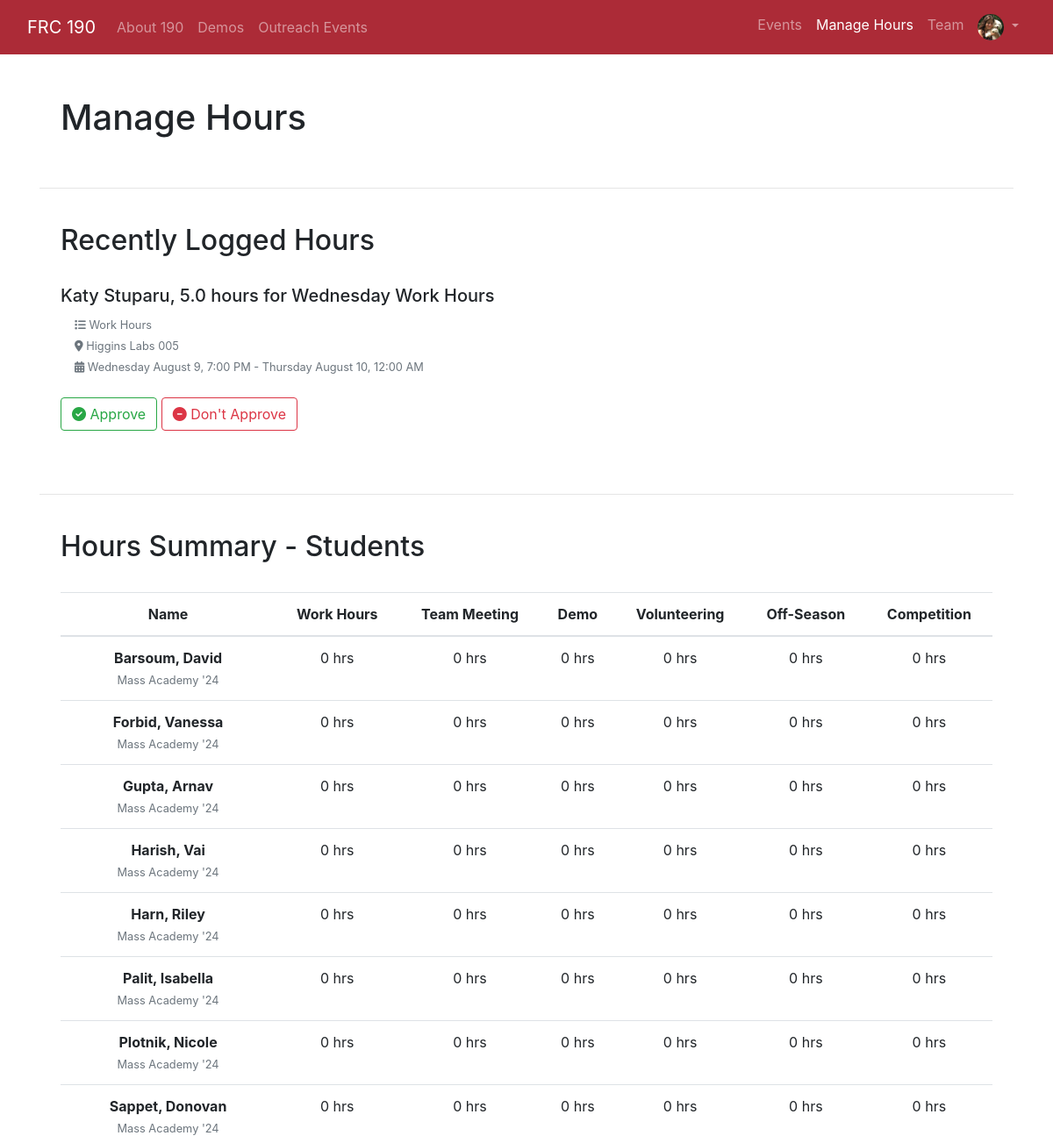
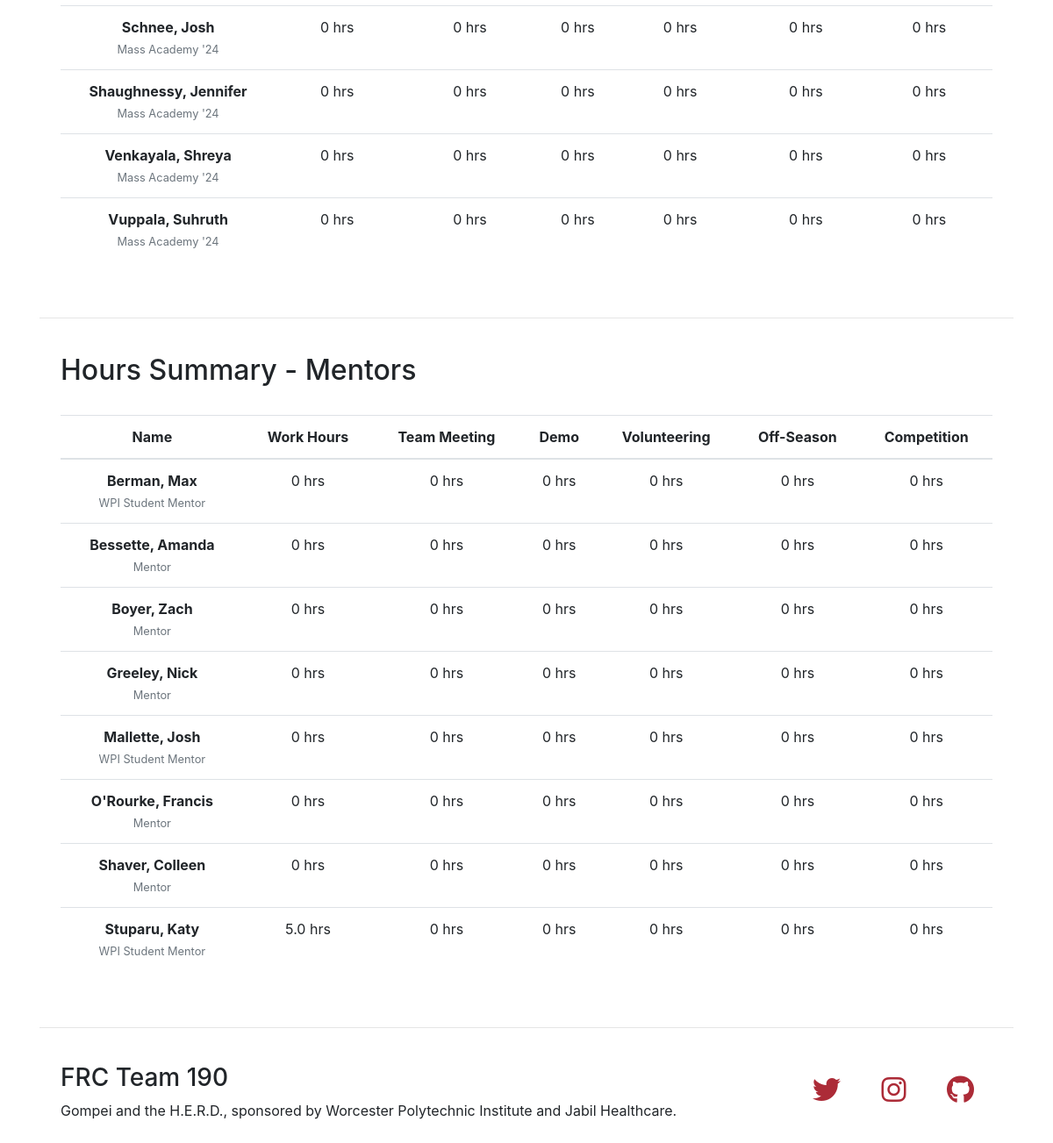
/manage_hours (signed in), run on the app's committed database (2 pictures, top to bottom).
### website/models.py (models this page shows, shortened)
class User(db.Model, UserMixin):
    id = db.Column(db.Integer, primary_key=True)
    email = db.Column(db.String(120), unique=True, nullable=False)
    password = db.Column(db.String(60), nullable=False)
    first_name = db.Column(db.String(20), nullable=False)
    last_name = db.Column(db.String(20), nullable=False)
    position = db.Column(db.String(20), nullable=False)
    bio = db.Column(db.String(150), nullable=True)
    profile_pic_filename = db.Column(db.String(20), nullable=False)
    admin = db.Column(db.Boolean, nullable=False)
    hours = db.relationship('Hours', backref='user')
    def hours_summary(self):
        hours_summary_dict = {category: 0 for category in settings['event_categories']}
        if self.hours:
            one_year_ago = datetime.now() - timedelta(days=365)
            for hours in self.hours:
                start_date = datetime.fromtimestamp(hours.event.start_date)
                if start_date > one_year_ago:
                    hours_summary_dict[hours.event.category] += hours.duration
        return hours_summary_dict

class Hours(db.Model):
    id = db.Column(db.Integer, primary_key=True)
    duration = db.Column(db.Float, nullable=False)
    approved = db.Column(db.Boolean, nullable=False)
    user_id = db.Column(db.Integer, db.ForeignKey('user.id'), nullable=False)
    event_id = db.Column(db.Integer, db.ForeignKey('event.id'), nullable=False)

class Event(db.Model):
    id = db.Column(db.Integer, primary_key=True)
    start_date = db.Column(db.Integer, nullable=False)
    end_date = db.Column(db.Integer, nullable=False)
    title = db.Column(db.String(50), nullable=False)
    category = db.Column(db.String(25), nullable=False)
    location = db.Column(db.String(50), nullable=False)
    details = db.Column(db.String(500), nullable=True)
    sign_up_link = db.Column(db.String(200), nullable=True)
    planned_attendees = db.relationship('User', secondary='user_event', backref='event')
    hours = db.relationship('Hours', backref='event', cascade='all,delete')

### website/hours/routes.py (the view)
@hours.route('/manage_hours')
@login_required
def manage_hours():
    if not current_user.admin:
        return redirect(request.referrer)
    hours_types = settings['event_categories']
    students = User.query.filter(User.position.in_(settings['student_types'])).all()
    mentors = User.query.filter(User.position.in_(settings['mentor_types'])).all()
    if students:
        students.sort(key=lambda x: (x.last_name, x.first_name))
    if mentors:
        mentors.sort(key=lambda x: (x.last_name, x.first_name))
    hours_list = Hours.query.filter_by(approved=False).all()
    return render_template('manage_hours.html', title="Manage Hours", students=students, mentors=mentors,
                           hours_list=hours_list, hours_types=hours_types)

### website/main/routes.py (called while the page is built)
@app.template_filter()
def format_datetimes(start, end):
    start_datetime = datetime.fromtimestamp(start)
    end_datetime = datetime.fromtimestamp(end)
    current_year = datetime.now().year == end_datetime.year
    date_str = ''
    start_datetime_format = '%A %B %-d, ' + ('%Y, ' if not current_year else '') + '%-I:%M %p'
    date_str += start_datetime.strftime(start_datetime_format) + ' - '
    end_datetime_format = '%-I:%M %p'
    if start_datetime.date() != end_datetime.date():
        end_datetime_format = '%A %B %-d, ' + ('%Y, ' if not current_year else '') + '%-I:%M %p'
    date_str += end_datetime.strftime(end_datetime_format)
    return date_str

### website/models.py (called while the page is built)
@login_manager.user_loader
def load_user(user_id):
    return User.query.get(int(user_id))

### website/templates/manage_hours.html
{% extends 'base.html' %}
{% block content %}
    <div class="container mb-4 p-4">
        <h2>Recently Logged Hours</h2>
        <br>
        {% if hours_list %}
            {% for hours in hours_list %}
                <h5>{{ hours.user.first_name }} {{ hours.user.last_name }}, {{ hours.duration }} hours for {{ hours.event.title }}</h5>
                <small class="text-muted m-3"><i class="fa-solid fa-list"></i> {{ hours.event.category }}</small><br>
                <small class="text-muted m-3"><i class="fa-solid fa-location-dot"></i> {{ hours.event.location }}</small><br>
                <small class="text-muted m-3">
                    <i class="fa-solid fa-calendar-days"></i> {{ hours.event.start_date|format_datetimes(hours.event.end_date) }}
                </small><br>
                <br>
                <a class="btn btn-outline-success" href="{{ url_for('hours.approve_hours', hours_id=hours.id) }}">
                    <i class="fa-solid fa-circle-check"></i> Approve
                </a>
                <a class="btn btn-outline-danger" href="{{ url_for('hours.delete_hours', hours_id=hours.id) }}">
                    <i class="fa-solid fa-circle-minus"></i> Don't Approve
                </a>
                <br><br>
            {% endfor %}
        {% else %}
            <p class="text-muted">No recently logged hours</p>
        {% endif %}
    </div>
    <hr>
    <div class="container mb-4 p-4">
        <h2>Hours Summary - Students</h2>
        <br>
        <table class="table text-center">
            <thead>
                <tr>
                    <th scope="col">Name</th>
                    {% for hours_type in hours_types %}
                        <th scope="col">{{ hours_type }}</th>
                    {% endfor %}
                </tr>
            </thead>
            <tbody>
                {% for user in students %}
                    {% set hours_summary = user.hours_summary() %}
                    <tr>
                        <th scope="row">
                            {{ user.last_name }}, {{ user.first_name }}
                            <br>
                            <small class="text-muted">{{ user.position }}</small>
                        </th>
                        {% for hours_type in hours_summary.keys() %}
                            <td>{{ hours_summary[hours_type] }} hrs</td>
                        {% endfor %}
                    </tr>
                {% endfor %}
            </tbody>
        </table>
    </div>
    <hr>
    <div class="container mb-4 p-4">
        <h2>Hours Summary - Mentors</h2>
        <br>
        <table class="table text-center">
            <thead>
                <tr>
                    <th scope="col">Name</th>
                    {% for hours_type in hours_types %}
                        <th scope="col">{{ hours_type }}</th>
                    {% endfor %}
                </tr>
            </thead>
            <tbody>
                {% for user in mentors %}
                    {% set hours_summary = user.hours_summary() %}
                    <tr>
                        <th scope="row">
                            {{ user.last_name }}, {{ user.first_name }}
                            <br>
                            <small class="text-muted">{{ user.position }}</small>
                        </th>
                        {% for hours_type in hours_summary.keys() %}
                            <td>{{ hours_summary[hours_type] }} hrs</td>
                        {% endfor %}
                    </tr>
                {% endfor %}
            </tbody>
        </table>
    </div>
{% endblock %}

### website/templates/base.html (shortened to what this page needs)
<!doctype html>
<html lang="en">
<head>
    <link rel="stylesheet" type="text/css" href="{{ url_for('static', filename='bootstrap/css/bootstrap.css') }}">
    <link rel="stylesheet" type="text/css" href="{{ url_for('static', filename='css/main.css') }}">
</head>
<body>
<div class="mb-4">
    <nav class="navbar navbar-expand-sm bg-primary navbar-dark">
        <div class="container-fluid">
            <a href="{{ url_for('main.home') }}" class="navbar-brand">FRC 190</a>
            <div id="navbarCollapse" class="collapse navbar-collapse">
                <ul class="nav navbar-nav mr-auto">
                    <li class="nav-item {{ 'active' if title == 'About Team 190' else '' }}">
                        <a class="nav-link" href="{{ url_for('main.about') }}">About 190</a>
                    </li>
                    <li class="nav-item {{ 'active' if title == 'Demos' else '' }}">
                        <a class="nav-link" href="{{ url_for('main.demos') }}">Demos</a>
                    </li>
                    <li class="nav-item {{ 'active' if title == 'Outreach Events' else '' }}">
                        <a class="nav-link" href="{{ url_for('main.outreach_events') }}">Outreach Events</a>
                    </li>
                </ul>
                <ul class="nav navbar-nav ml-auto">
                    {% if current_user.is_authenticated %}
                        <li class="nav-item {{ 'active' if title.split(' ')[0] == 'Events' else '' }}">
                            <a class="nav-link" href="{{ url_for('events.weekly_events') }}">Events</a>
                        </li>
                        {% if current_user.admin %}
                            <li class="nav-item {{ 'active' if title == 'Manage Hours' else '' }}">
                                <a class="nav-link" href="{{ url_for('hours.manage_hours') }}">Manage Hours</a>
                            </li>
                        {% endif %}
                        <li class="nav-item {{ 'active' if title == 'FRC 190 Students and Mentors' else '' }}">
                            <a class="nav-link" href="{{ url_for('users.team') }}">Team</a>
                        </li>
                        <li class="nav-item dropdown">
                            <a class="nav-link dropdown-toggle" data-bs-toggle="dropdown">
                                <img class="rounded-circle account-nav-img" alt="profile picture"
                                     src="{{ url_for('static', filename='profile_pics/' + current_user.profile_pic_filename) }}">
                            </a>
                        </li>
                    {% else %}
                        <li class="nav-item {{ 'active' if title == 'Log In' else '' }}">
                            <a class="nav-link" href="{{ url_for('users.login') }}">Log In</a>
                        </li>
                    {% endif %}
                </ul>
            </div>
        </div>
    </nav>
</div>
<div class="container">
    <div class="container mb-4 p-4">
        <h1>{{ title }}</h1>
    </div>
    <hr>
    {% block content %}{% endblock %}
    <hr>
    <div class="container mb-4 p-4">
        <div class="float-right">
            <a class="btn fa-2x mx-2" href="https://twitter.com/Team190" target="_blank">
                <i class="fa-brands fa-twitter"></i>
            </a>
            <a class="btn fa-2x mx-2" href="https://www.instagram.com/frc190/?hl=en" target="_blank">
                <i class="fa-brands fa-instagram"></i>
            </a>
            <a class="btn fa-2x mx-2" href="https://github.com/Team-190" target="_blank">
                <i class="fa-brands fa-github"></i>
            </a>
        </div>
        <h3>FRC Team 190</h3>
        <p>Gompei and the H.E.R.D., sponsored by Worcester Polytechnic Institute and Jabil Healthcare.</p>
    </div>
</div>
</body>
</html>

### website/static/css/main.css (style rules this page uses)
.account-nav-img { height: 30px; width: 30px; }

### data on the page
User: profile_pic_filename (picture), last_name "Stuparu", first_name "Katy", position "WPI Student Mentor", hours_summary "5.0" "0" "0" "0" "0" "0"
Hours: user.first_name "Katy", user.last_name "Stuparu", duration "5.0", event "Wednesday Work Hours", event.category "Work Hours", event.location "Higgins Labs 005", event.start_date "Wednesday August 9, 7:00 PM - Thursday August 10, 12:00 AM"
User: last_name "Barsoum", first_name "David", position "Mass Academy '24", hours_summary "0" "0" "0" "0" "0" "0"
User: last_name "Forbid", first_name "Vanessa", position "Mass Academy '24", hours_summary "0" "0" "0" "0" "0" "0"
User: last_name "Gupta", first_name "Arnav", position "Mass Academy '24", hours_summary "0" "0" "0" "0" "0" "0"
User: last_name "Harish", first_name "Vai", position "Mass Academy '24", hours_summary "0" "0" "0" "0" "0" "0"
User: last_name "Harn", first_name "Riley", position "Mass Academy '24", hours_summary "0" "0" "0" "0" "0" "0"
User: last_name "Palit", first_name "Isabella", position "Mass Academy '24", hours_summary "0" "0" "0" "0" "0" "0"
User: last_name "Plotnik", first_name "Nicole", position "Mass Academy '24", hours_summary "0" "0" "0" "0" "0" "0"
User: last_name "Sappet", first_name "Donovan", position "Mass Academy '24", hours_summary "0" "0" "0" "0" "0" "0"
User: last_name "Schnee", first_name "Josh", position "Mass Academy '24", hours_summary "0" "0" "0" "0" "0" "0"
User: last_name "Shaughnessy", first_name "Jennifer", position "Mass Academy '24", hours_summary "0" "0" "0" "0" "0" "0"
User: last_name "Venkayala", first_name "Shreya", position "Mass Academy '24", hours_summary "0" "0" "0" "0" "0" "0"
User: last_name "Vuppala", first_name "Suhruth", position "Mass Academy '24", hours_summary "0" "0" "0" "0" "0" "0"
User: last_name "Berman", first_name "Max", position "WPI Student Mentor", hours_summary "0" "0" "0" "0" "0" "0"
User: last_name "Bessette", first_name "Amanda", position "Mentor", hours_summary "0" "0" "0" "0" "0" "0"
User: last_name "Boyer", first_name "Zach", position "Mentor", hours_summary "0" "0" "0" "0" "0" "0"
User: last_name "Greeley", first_name "Nick", position "Mentor", hours_summary "0" "0" "0" "0" "0" "0"
User: last_name "Mallette", first_name "Josh", position "WPI Student Mentor", hours_summary "0" "0" "0" "0" "0" "0"
User: last_name "O'Rourke", first_name "Francis", position "Mentor", hours_summary "0" "0" "0" "0" "0" "0"
User: last_name "Shaver", first_name "Colleen", position "Mentor", hours_summary "0" "0" "0" "0" "0" "0"

### other printed values
{{ title }} "Manage Hours"
{{ hours_type }} "Work Hours" "Team Meeting" "Demo" "Volunteering" "Off-Season" "Competition"
